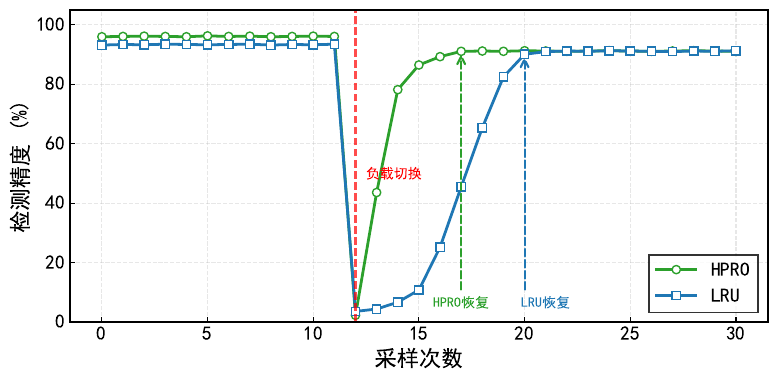

The Python source for this figure:
import matplotlib.pyplot as plt
import matplotlib.font_manager as font_manager
import numpy as np

# --- 1. 字体设置 (支持中文 + Times New Roman) ---
plt.rcParams['font.sans-serif'] = ['SimHei', 'SimSun', 'Arial Unicode MS'] 
plt.rcParams['axes.unicode_minus'] = False
plt.rcParams['font.size'] = 14
plt.rcParams['axes.linewidth'] = 1.5
plt.rcParams['xtick.direction'] = 'in'
plt.rcParams['ytick.direction'] = 'in'

# --- 2. 数据准备 ---
# LRU 数据 (蓝色): 初始约 93.4，掉落后恢复慢，最终稳定在 91.2
acc_lru = [
    93.2, 93.4, 93.3, 93.5, 93.4, 93.3, 93.4, 93.5, 93.2, 93.4, 93.3, 93.5, # OpenCV 稳定期 (~93.4)
    3.6,  # 切换掉落
    4.4, 6.7, 10.8, 25.2, 45.5, 65.4, 82.5, 90.1, # 恢复期 (慢，约8个点)
    91.0, 91.2, 91.1, 91.3, 91.2, 91.1, 91.0, 91.2, 91.1, 91.3 # YOLO 稳定期 (~91.2)
]

# HPRO 数据 (绿色): 初始约 96.1，掉落后恢复快，最终稳定在 91.2
acc_hpro = [
    96.0, 96.1, 96.2, 96.1, 96.0, 96.3, 96.1, 96.2, 96.0, 96.1, 96.2, 96.1, # OpenCV 稳定期 (~96.1)
    2.3, # 切换掉落
    43.6, 78.2, 86.5, 89.3, 91.1, # 恢复期 (快，约5个点)
    91.2, 91.1, 91.3, 91.2, 91.1, 91.2, 91.3, 91.2, 91.1, 91.2, 91.3, 91.2, 91.1 # YOLO 稳定期 (~91.2)
]

# X轴数据
x = np.arange(len(acc_lru))

# --- 3. 绘图 ---
fig, ax = plt.subplots(figsize=(8, 4)) # 调整尺寸以适应论文

# 绘制线条
# HPRO: 绿色 (Ours)
ax.plot(x, acc_hpro, 'o-', label='HPRO', 
        color='#2ca02c', markerfacecolor='white', linewidth=2, markersize=6)

# LRU: 蓝色 (Baseline)
ax.plot(x, acc_lru, 's-', label='LRU', 
        color='#1f77b4', markerfacecolor='white', linewidth=2, markersize=6)

# --- 4. 添加辅助标注 ---
# 找到突变点 (大约在索引 12)
switch_index = 12
ax.axvline(x=switch_index, color='red', linestyle='--', linewidth=1.5, alpha=0.7)

# 添加文本标注
ax.text(switch_index + 0.5, 50, '负载切换', 
        color='red', fontsize=10, va='center')

# 标注恢复区域 (可选，增强视觉效果)
# HPRO 恢复点大约在 17 (12+5)
# LRU 恢复点大约在 20 (12+8)
ax.annotate('', xy=(17, acc_hpro[17]), xytext=(17, 10),
            arrowprops=dict(arrowstyle='->', linestyle='--', color='#2ca02c', lw=1.5))
ax.text(17, 5, 'HPRO恢复', color='#2ca02c', ha='center', fontsize=10)

ax.annotate('', xy=(20, acc_lru[20]), xytext=(20, 10),
            arrowprops=dict(arrowstyle='->', linestyle='--', color='#1f77b4', lw=1.5))
ax.text(21, 5, 'LRU恢复', color='#1f77b4', ha='center', fontsize=10)


# --- 5. 轴标签与刻度 ---
ax.set_xlabel('采样次数', fontsize=16)
ax.set_ylabel('检测精度 (%)', fontsize=16)

# 设置 X 轴刻度标签 (每5个显示一个)
tick_step = 5
ax.set_xticks(np.arange(0, len(acc_lru), tick_step))
ax.set_xticklabels([f'{i}' for i in range(0, len(acc_lru), tick_step)], fontsize=14)

# 设置 Y 轴刻度
ax.tick_params(axis='y', labelsize=14)
ax.set_ylim(0, 105) # 留出顶部空间给图例

# 网格
ax.grid(True, linestyle='--', alpha=0.3)

# --- 6. 图例设置 ---
# 使用 Times New Roman 字体属性
font_prop = font_manager.FontProperties(size=14)
# 放在右下角比较空旷的地方，或者 best
ax.legend(loc='lower right', prop=font_prop, frameon=True, edgecolor='black', fancybox=False)

plt.tight_layout()

# 保存
plt.savefig('shift.pdf', format='pdf', bbox_inches='tight')
plt.show()